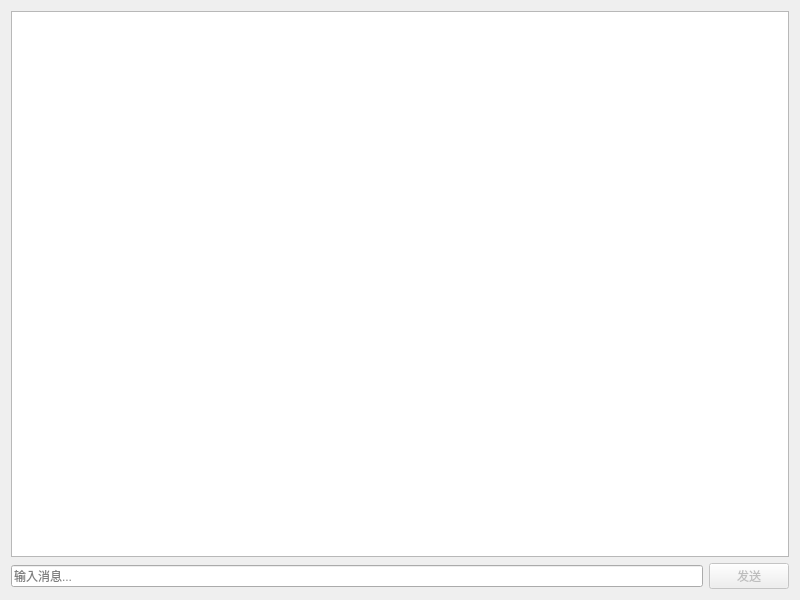
<?xml version="1.0" encoding="UTF-8"?>
<ui version="4.0">
 <class>ChatWidget</class>
 <widget class="QWidget" name="ChatWidget">
  <property name="geometry">
   <rect>
    <x>0</x>
    <y>0</y>
    <width>800</width>
    <height>600</height>
   </rect>
  </property>
  <property name="windowTitle">
   <string>聊天</string>
  </property>
  <layout class="QVBoxLayout" name="verticalLayout">
   <item>
    <widget class="QTextEdit" name="chatTextEdit">
     <property name="readOnly">
      <bool>true</bool>
     </property>
    </widget>
   </item>
   <item>
    <layout class="QHBoxLayout" name="horizontalLayout">
     <item>
      <widget class="QLineEdit" name="messageLineEdit">
       <property name="placeholderText">
        <string>输入消息...</string>
       </property>
      </widget>
     </item>
     <item>
      <widget class="QPushButton" name="sendButton">
       <property name="text">
        <string>发送</string>
       </property>
       <property name="enabled">
        <bool>false</bool>
       </property>
      </widget>
     </item>
    </layout>
   </item>
  </layout>
 </widget>
 <resources/>
 <connections>
  <connection>
   <sender>sendButton</sender>
   <signal>clicked()</signal>
   <receiver>ChatWidget</receiver>
   <slot>onSendButtonClicked()</slot>
  </connection>
  <connection>
   <sender>messageLineEdit</sender>
   <signal>textChanged()</signal>
   <receiver>ChatWidget</receiver>
   <slot>onMessageTextChanged()</slot>
  </connection>
 </connections>
</ui>
